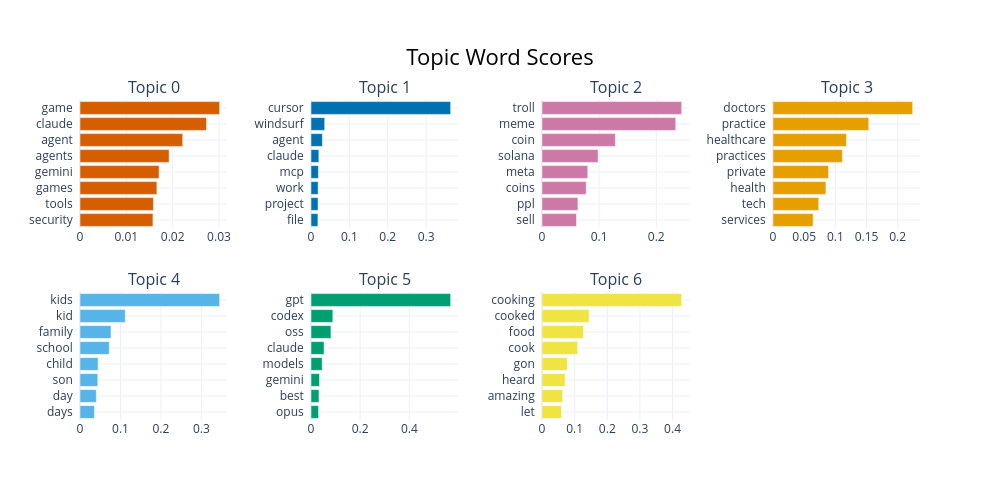

This figure's notebook cell:
### Code cell
# Top words per topic dengan c-TF-IDF weights
fig = model.visualize_barchart(top_n_topics=min(NUM_TOPICS, 12), n_words=8)
fig.show()

### Figure 1 — Plotly figure (JSON) as saved in the notebook; plotly's stock layout.template omitted (floating-point values rounded to 4 significant figures)
{"data": [{"marker": {"color": "#D55E00"}, "orientation": "h", "type": "bar", "x": [0.01574, 0.01585, 0.0166, 0.01707, 0.01923, 0.02217, 0.0273, 0.03014], "xaxis": "x", "y": ["security  ", "tools  ", "games  ", "gemini  ", "agents  ", "agent  ", "claude  ", "game  "], "yaxis": "y"}, {"marker": {"color": "#0072B2"}, "orientation": "h", "type": "bar", "x": [0.01804, 0.01837, 0.01857, 0.01928, 0.02045, 0.02966, 0.03569, 0.3639], "xaxis": "x2", "y": ["file  ", "project  ", "work  ", "mcp  ", "claude  ", "agent  ", "windsurf  ", "cursor  "], "yaxis": "y2"}, {"marker": {"color": "#CC79A7"}, "orientation": "h", "type": "bar", "x": [0.06034, 0.06287, 0.07741, 0.08014, 0.09817, 0.1284, 0.2341, 0.2445], "xaxis": "x3", "y": ["sell  ", "ppl  ", "coins  ", "meta  ", "solana  ", "coin  ", "meme  ", "troll  "], "yaxis": "y3"}, {"marker": {"color": "#E69F00"}, "orientation": "h", "type": "bar", "x": [0.06433, 0.07331, 0.08487, 0.08901, 0.1113, 0.1178, 0.1536, 0.224], "xaxis": "x4", "y": ["services  ", "tech  ", "health  ", "private  ", "practices  ", "healthcare  ", "practice  ", "doctors  "], "yaxis": "y4"}, {"marker": {"color": "#56B4E9"}, "orientation": "h", "type": "bar", "x": [0.03572, 0.0404, 0.04395, 0.04471, 0.07234, 0.07659, 0.1119, 0.3451], "xaxis": "x5", "y": ["days  ", "day  ", "son  ", "child  ", "school  ", "family  ", "kid  ", "kids  "], "yaxis": "y5"}, {"marker": {"color": "#009E73"}, "orientation": "h", "type": "bar", "x": [0.03071, 0.03242, 0.03462, 0.04546, 0.05303, 0.08109, 0.08875, 0.5681], "xaxis": "x6", "y": ["opus  ", "best  ", "gemini  ", "models  ", "claude  ", "oss  ", "codex  ", "gpt  "], "yaxis": "y6"}, {"marker": {"color": "#F0E442"}, "orientation": "h", "type": "bar", "x": [0.0597, 0.06324, 0.07069, 0.07739, 0.1094, 0.127, 0.1441, 0.4278], "xaxis": "x7", "y": ["let  ", "amazing  ", "heard  ", "gon  ", "cook  ", "food  ", "cooked  ", "cooking  "], "yaxis": "y7"}], "layout": {"annotations": [{"font": {"size": 16}, "showarrow": false, "text": "Topic 0", "x": 0.0875, "xanchor": "center", "xref": "paper", "y": 1, "yanchor": "bottom", "yref": "paper"}, {"font": {"size": 16}, "showarrow": false, "text": "Topic 1", "x": 0.3625, "xanchor": "center", "xref": "paper", "y": 1, "yanchor": "bottom", "yref": "paper"}, {"font": {"size": 16}, "showarrow": false, "text": "Topic 2", "x": 0.6375, "xanchor": "center", "xref": "paper", "y": 1, "yanchor": "bottom", "yref": "paper"}, {"font": {"size": 16}, "showarrow": false, "text": "Topic 3", "x": 0.9125, "xanchor": "center", "xref": "paper", "y": 1, "yanchor": "bottom", "yref": "paper"}, {"font": {"size": 16}, "showarrow": false, "text": "Topic 4", "x": 0.0875, "xanchor": "center", "xref": "paper", "y": 0.4, "yanchor": "bottom", "yref": "paper"}, {"font": {"size": 16}, "showarrow": false, "text": "Topic 5", "x": 0.3625, "xanchor": "center", "xref": "paper", "y": 0.4, "yanchor": "bottom", "yref": "paper"}, {"font": {"size": 16}, "showarrow": false, "text": "Topic 6", "x": 0.6375, "xanchor": "center", "xref": "paper", "y": 0.4, "yanchor": "bottom", "yref": "paper"}], "height": 500, "hoverlabel": {"bgcolor": "white", "font": {"family": "Rockwell", "size": 16}}, "showlegend": false, "title": {"font": {"color": "Black", "size": 22}, "text": "Topic Word Scores", "x": 0.5, "xanchor": "center", "yanchor": "top"}, "width": 1000, "xaxis": {"anchor": "y", "domain": [0, 0.175], "showgrid": true}, "xaxis2": {"anchor": "y2", "domain": [0.275, 0.45], "showgrid": true}, "xaxis3": {"anchor": "y3", "domain": [0.55, 0.725], "showgrid": true}, "xaxis4": {"anchor": "y4", "domain": [0.825, 1], "showgrid": true}, "xaxis5": {"anchor": "y5", "domain": [0, 0.175], "showgrid": true}, "xaxis6": {"anchor": "y6", "domain": [0.275, 0.45], "showgrid": true}, "xaxis7": {"anchor": "y7", "domain": [0.55, 0.725], "showgrid": true}, "xaxis8": {"anchor": "y8", "domain": [0.825, 1], "showgrid": true}, "yaxis": {"anchor": "x", "domain": [0.6, 1], "showgrid": true}, "yaxis2": {"anchor": "x2", "domain": [0.6, 1], "showgrid": true}, "yaxis3": {"anchor": "x3", "domain": [0.6, 1], "showgrid": true}, "yaxis4": {"anchor": "x4", "domain": [0.6, 1], "showgrid": true}, "yaxis5": {"anchor": "x5", "domain": [0, 0.4], "showgrid": true}, "yaxis6": {"anchor": "x6", "domain": [0, 0.4], "showgrid": true}, "yaxis7": {"anchor": "x7", "domain": [0, 0.4], "showgrid": true}, "yaxis8": {"anchor": "x8", "domain": [0, 0.4], "showgrid": true}}}
